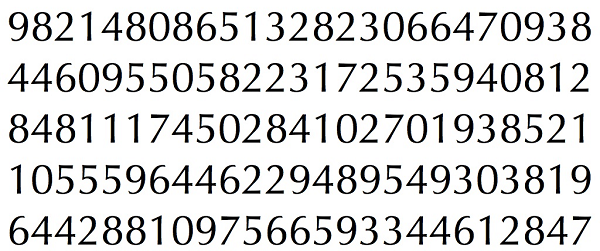
#> input picture pitrain.png, 600 x 251 px
$ python Opencv_text_recognition_test.py   (Python 2 division)   (older library calls are emulated)
#> lines starting #> are read from the running program, lines starting #| are printed output that depends on the picture; after the words box and inside, x2 and y2 are one past the last pixel; in counts of white or black regions, pixels touching at a corner belong together
import sys

import numpy as np
import cv2

im = cv2.imread('pitrain.png')
#> im is the input picture: shape (251, 600, 3); mean B, G, R 217.5, 217.7, 217.6
im3 = im.copy()

gray = cv2.cvtColor(im,cv2.COLOR_BGR2GRAY)
# cv2.imshow('gray',gray)
# cv2.waitKey(0)
blur = cv2.GaussianBlur(gray,(5,5),0)
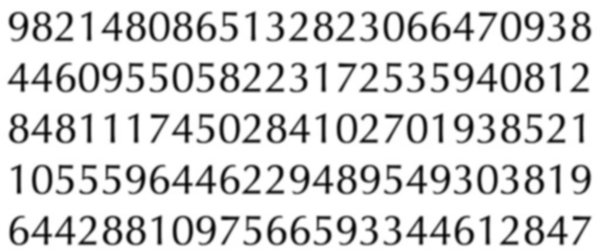
#> blur: shape (251, 600); min 4, max 255, mean 217.7
# cv2.imshow('blur',blur)
# cv2.waitKey(0)
thresh = cv2.adaptiveThreshold(blur,255,1,1,11,3)
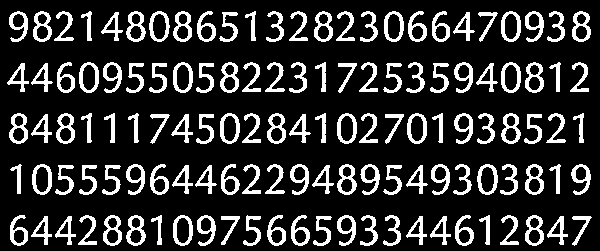
#> thresh: shape (251, 600); 18.4% white; 125 white regions
# cv2.imshow('thresh',thresh)
# cv2.waitKey(0)
#################      Now finding Contours         ###################

_,contours,hierarchy = cv2.findContours(thresh,cv2.RETR_LIST,cv2.CHAIN_APPROX_SIMPLE)
#> contours = 208 contours; largest, box (x1, y1, x2, y2) and area: (477, 164, 498, 195) 484, (173, 62, 193, 93) 480, (501, 11, 521, 42) 480, (173, 215, 193, 246) 478, (32, 164, 52, 195) 478
# [6 lines of commented-out code are left out]

samples =  np.empty((0,100))
responses = []
keys = [i for i in range(48,58)]
# print keys
for cnt in contours:
    if cv2.contourArea(cnt)>50:
        [x,y,w,h] = cv2.boundingRect(cnt)

        if  h>28:
            cv2.rectangle(im,(x,y),(x+w,y+h),(0,0,255),2)
            roi = thresh[y:y+h,x:x+w]
            roismall = cv2.resize(roi,(10,10))
            print roi
            cv2.imshow('norm',im)
            key = cv2.waitKey(0)

            if key == 27:  # (escape to quit ctrl+ [)
                sys.exit()
#> (the program exits here)

$ run again, with number1.png copied over pitrain.png
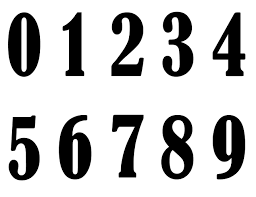
#> input picture number1.png, 256 x 197 px
#> im is the input picture: shape (197, 256, 3); min 0, max 255, mean 197.8
#> `blur = cv2.GaussianBlur(gray,(5,5),0)`:
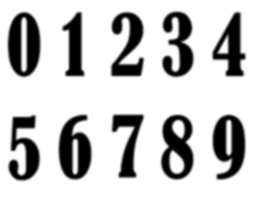
#> blur: shape (197, 256); min 0, max 255, mean 197.8
#> `thresh = cv2.adaptiveThreshold(blur,255,1,1,11,3)`:
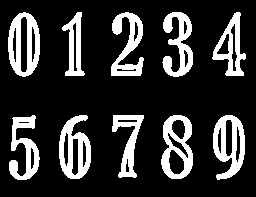
#> thresh: shape (197, 256); 19.9% white; 10 white regions
#> contours = 33 contours; largest, box (x1, y1, x2, y2) and area: (8, 12, 40, 77) 1604, (161, 115, 193, 179) 1568, (213, 115, 245, 180) 1410, (59, 115, 91, 179) 1404, (212, 12, 246, 76) 1030

$ run again, with pi.png copied over pitrain.png
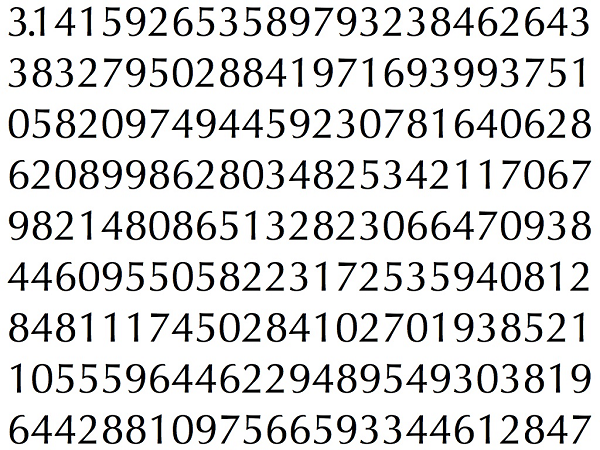
#> input picture pi.png, 600 x 450 px
#> im is the input picture: shape (450, 600, 3); mean B, G, R 217.4, 217.6, 217.5
#> `blur = cv2.GaussianBlur(gray,(5,5),0)`:
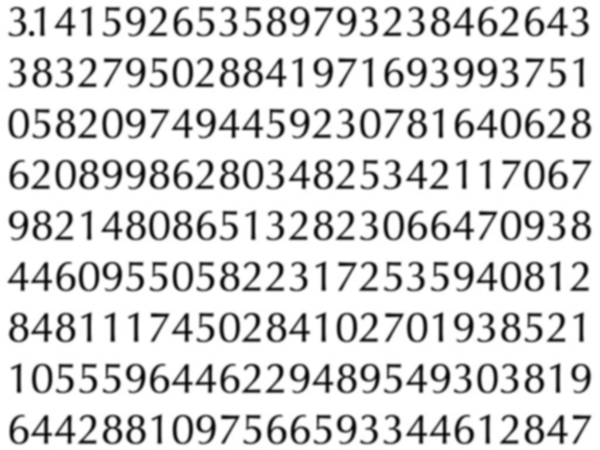
#> blur: shape (450, 600); min 4, max 255, mean 217.5
#> `thresh = cv2.adaptiveThreshold(blur,255,1,1,11,3)`:
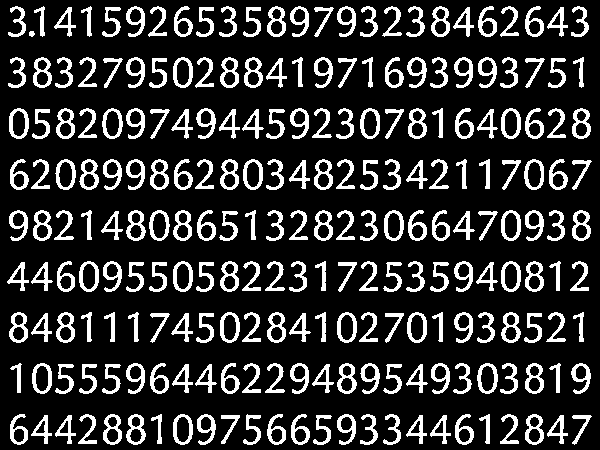
#> thresh: shape (450, 600); 18.5% white; 226 white regions
#> contours = 373 contours, 1 with area under 20; largest, box (x1, y1, x2, y2) and area: (477, 363, 498, 394) 484, (173, 261, 193, 292) 480, (501, 210, 521, 241) 480, (9, 108, 29, 139) 480, (173, 414, 193, 445) 478
